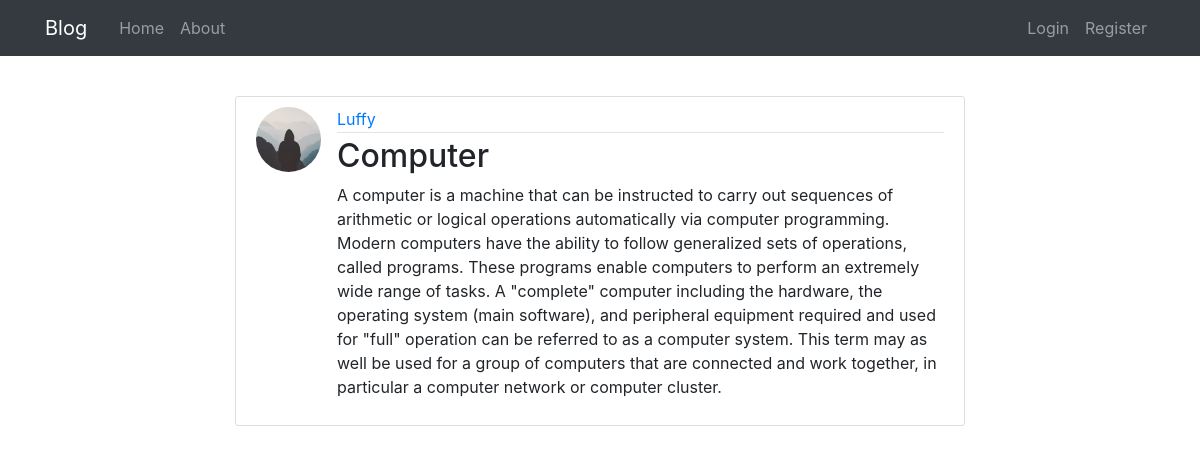
The app's page /post/4 with its own data.
### flaskblog/models.py (models this page shows, shortened)
class User(db.Model, UserMixin):
    id = db.Column(db.Integer, primary_key=True)
    username = db.Column(db.String(20), unique=True, nullable=False)
    email = db.Column(db.String(120), unique=True, nullable=False)
    image_file = db.Column(db.String(20), nullable=False, default='default.jpg')
    password = db.Column(db.String(60), nullable=False)
    posts = db.relationship('Post', backref='author', lazy=True)

class Post(db.Model):
    id = db.Column(db.Integer, primary_key=True)
    title = db.Column(db.String(100), nullable=False)
    content = db.Column(db.Text, nullable=False)
    user_id = db.Column(db.Integer, db.ForeignKey('user.id'), nullable=False)

### flaskblog/routes.py (the view)
@app.route("/post/<int:post_id>")
def post(post_id):
	post = Post.query.get_or_404(post_id)
	return render_template('post.html',title =post.title, post=post )

### flaskblog/templates/post.html (shortened to what this page needs)
{% extends "general_layout.html" %}
{% block changing %}
<article class="media content-section">
	<img class="rounded-circle article-img" src="{{url_for('static',filename='profile_pics/' + post.author.image_file)}}">
  <div class="media-body">
    <div class="article article-metadata">
      <a class="mr-2" href="{{ url_for('user_posts', username = post.author.username) }}">{{ post.author.username }}</a>
    </div>
    <h2><a class="article-title">{{ post.title }}</a></h2>
    <p class="article-content">{{ post.content }}</p>
  </div>
</article>
{% endblock changing %}

### flaskblog/static/main.css (style rules this page uses)
body { background: #fafafa; color: #333333; margin-top: 5rem; }
h1, h2, h3, h4, h5, h6 { color: #444444; }
.content-section { background: #ffffff; padding: 10px 20px; border: 1px solid #dddddd; border-radius: 3px; margin-bottom: 20px; }
.article-title { color: #444444; }
.article-content { white-space: pre-line; }
.article-img { height: 65px; width: 65px; margin-right: 16px; }
.article-metadata { padding-bottom: 1px; margin-bottom: 4px; border-bottom: 1px solid #e3e3e3 }

### records on screen
User: image_file (placeholder picture), author.username "Luffy"
Post: title "Computer", content "A computer is a machine that can be instructed to carry out sequences of arithmetic or logical operations automatically via computer programming. Modern computers have the ability to follow generalized sets of operations, called programs. These programs enable computers to perform an extremely wide range of tasks. A \"complete\" computer including the hardware, the operating system (main software), and peripheral equipment required and used for \"full\" operation can be referred to as a computer system. This term may as well be used for a group of computers that are connected and work together, in particular a computer network or computer cluster."
